Frame 1 (no input): blank canvas, image omitted
Frame 60 (no input): blank canvas, image omitted
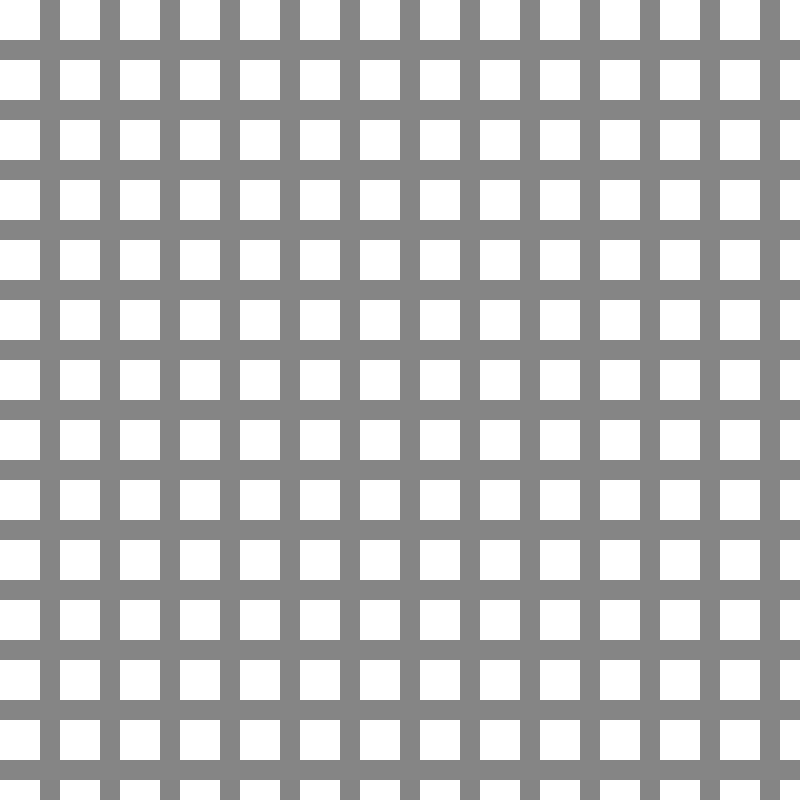
Frame 120 (the mouse pressed at the canvas centre since frame 60)

The p5.js sketch whose frames 1 and 60 were blank and that drew this single picture after the mouse press (run headless with seeded random() and noise() and a simulated clock; from frame 60 on, the mouse is pressed at the canvas centre):

// p5.js sketch
// ── sketch.js

let mode = 0;

function setup() {
  createCanvas(800, 800);
}

function draw() {
  background(mouseX / 3); // fondo 
  noStroke(); //para borrar las lineas de los bordes de las figuras 

let size = mouseX / 20 + mouseY / 20; //que los tamaños cambien por la posicion del mouse 

  let space = 60; // espacio entre figuras

if(mouseX < width / 2 && mouseY < height / 2){ //cuando el mouse esta arriba a la izquierda
  fill(255); //circulos blancos 
}
if(mouseX > width / 2 && mouseY < height / 2){ //cuando el mouse esta arriba a la derecha 

  fill(255,0,0); //circulos rojos
}
if(mouseX < width / 2 && mouseY > height / 2){ //cuando el mouse esta abajo a la izquierda 

  fill(0,0,255); //circulos azules 
}
if(mouseX > width / 2 && mouseY > height / 2){ //cuando el mouse esta abajo a la derecha 

  fill(255,255,0); // circulos amarillos 
}
  
  for(let y = 0; y < height; y = y + space){ //repetir las filas de circulos 
    for(let x = 0; x < width; x = x + space){ //repetir columnas de circulos

      if(mode == 0){ //si es mode 0
        ellipse(x, y, size); //dbuja los circulos

      } else {

        rect(x, y, size, size); //cambia a cuadrados con el click 
 }
 }
 }
}
function mousePressed(){ //para activar el click y que cambie el circulo a cuadrado
  if(mode == 0){
    mode = 1;
  } else {
    mode = 0; //que cambien al hacer click 
  }
} 
